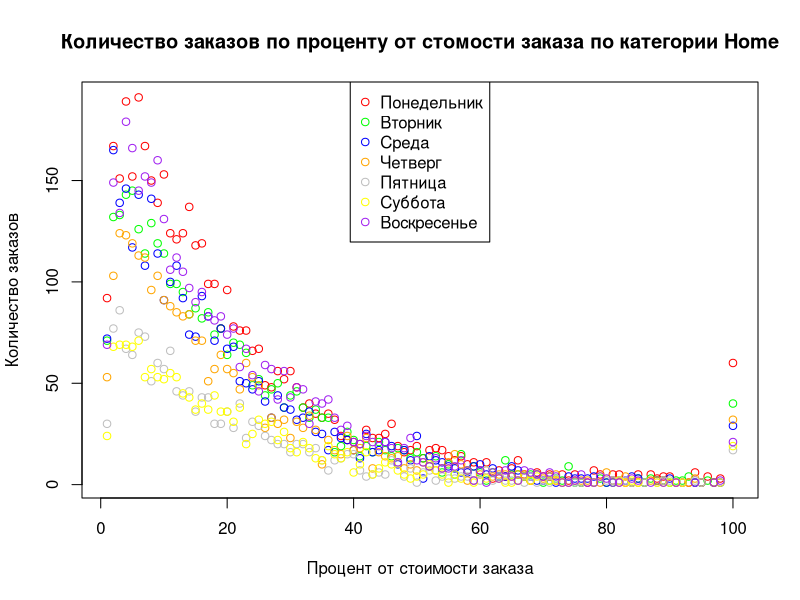

Write R code to recreate this figure.
data <- read.table(file = 'data/ulabox_orders_with_categories_partials_2017.csv', header = TRUE, sep = ",")

data <- subset(data, round(data$Home.) > 0)
result <- aggregate(data$order, by = list(round(data$Home.), data$weekday), FUN = length)
names(result) <- c("Home_pct", "Weekday", "Order_count")

plot(
    result$Home_pct, 
    result$Order_count,
    col = c("red", "green", "blue", "orange", "gray", "yellow", "purple")[result$Weekday],
    main = "Количество заказов по проценту от стомости заказа по категории Home", 
    xlab = "Процент от стоимости заказа", 
    ylab = "Количество заказов",
    )

legend(
    "top", 
    cex = 1, 
    pch = 1, 
    col = c("red", "green", "blue", "orange", "gray", "yellow", "purple"), 
    c("Понедельник", "Вторник", "Среда", "Четверг", "Пятница", "Суббота", "Воскресенье")
    )
